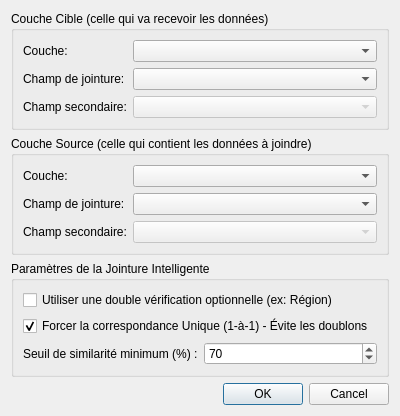
<?xml version="1.0" encoding="UTF-8"?>
<ui version="4.0">
 <class>SmartJoinDialogBase</class>
 <widget class="QDialog" name="SmartJoinDialogBase">
  <property name="geometry">
   <rect>
    <x>0</x>
    <y>0</y>
    <width>400</width>
    <height>350</height>
   </rect>
  </property>
  <property name="windowTitle">
   <string>Smart Join (Jointure Floue)</string>
  </property>
  <layout class="QVBoxLayout" name="verticalLayout">
   <item>
    <widget class="QGroupBox" name="groupBoxTarget">
     <property name="title">
      <string>Couche Cible (celle qui va recevoir les données)</string>
     </property>
     <layout class="QFormLayout" name="formLayoutTarget">
      <item row="0" column="0">
       <widget class="QLabel" name="label">
        <property name="text">
         <string>Couche:</string>
        </property>
       </widget>
      </item>
      <item row="0" column="1">
       <widget class="QgsMapLayerComboBox" name="mMapLayerComboBoxTarget"/>
      </item>
      <item row="1" column="0">
       <widget class="QLabel" name="label_2">
        <property name="text">
         <string>Champ de jointure:</string>
        </property>
       </widget>
      </item>
      <item row="1" column="1">
       <widget class="QgsFieldComboBox" name="mFieldComboBoxTarget"/>
      </item>
      <item row="2" column="0">
       <widget class="QLabel" name="label_target_sec">
        <property name="text">
         <string>Champ secondaire:</string>
        </property>
       </widget>
      </item>
      <item row="2" column="1">
       <widget class="QgsFieldComboBox" name="mFieldComboBoxTargetSecondary">
        <property name="enabled">
         <bool>false</bool>
        </property>
       </widget>
      </item>
     </layout>
    </widget>
   </item>
   <item>
    <widget class="QGroupBox" name="groupBoxSource">
     <property name="title">
      <string>Couche Source (celle qui contient les données à joindre)</string>
     </property>
     <layout class="QFormLayout" name="formLayoutSource">
      <item row="0" column="0">
       <widget class="QLabel" name="label_3">
        <property name="text">
         <string>Couche:</string>
        </property>
       </widget>
      </item>
      <item row="0" column="1">
       <widget class="QgsMapLayerComboBox" name="mMapLayerComboBoxSource"/>
      </item>
      <item row="1" column="0">
       <widget class="QLabel" name="label_4">
        <property name="text">
         <string>Champ de jointure:</string>
        </property>
       </widget>
      </item>
      <item row="1" column="1">
       <widget class="QgsFieldComboBox" name="mFieldComboBoxSource"/>
      </item>
      <item row="2" column="0">
       <widget class="QLabel" name="label_source_sec">
        <property name="text">
         <string>Champ secondaire:</string>
        </property>
       </widget>
      </item>
      <item row="2" column="1">
       <widget class="QgsFieldComboBox" name="mFieldComboBoxSourceSecondary">
        <property name="enabled">
         <bool>false</bool>
        </property>
       </widget>
      </item>
     </layout>
    </widget>
   </item>
   <item>
    <widget class="QGroupBox" name="groupBoxSettings">
     <property name="title">
      <string>Paramètres de la Jointure Intelligente</string>
     </property>
     <layout class="QVBoxLayout" name="verticalLayout_settings">
      <item>
       <widget class="QCheckBox" name="checkBoxSecondary">
        <property name="text">
         <string>Utiliser une double vérification optionnelle (ex: Région)</string>
        </property>
       </widget>
      </item>
      <item>
       <widget class="QCheckBox" name="checkBoxOneToOne">
        <property name="text">
         <string>Forcer la correspondance Unique (1-à-1) - Évite les doublons</string>
        </property>
        <property name="checked">
         <bool>true</bool>
        </property>
       </widget>
      </item>
      <item>
       <layout class="QHBoxLayout" name="horizontalLayout">
        <item>
         <widget class="QLabel" name="label_5">
          <property name="text">
           <string>Seuil de similarité minimum (%) :</string>
          </property>
         </widget>
        </item>
        <item>
         <widget class="QSpinBox" name="spinBoxThreshold">
          <property name="maximum">
           <number>100</number>
          </property>
          <property name="value">
           <number>70</number>
          </property>
         </widget>
        </item>
       </layout>
      </item>
     </layout>
    </widget>
   </item>
   <item>
    <spacer name="verticalSpacer">
     <property name="orientation">
      <enum>Qt::Vertical</enum>
     </property>
     <property name="sizeHint" stdset="0">
      <size>
       <width>20</width>
       <height>40</height>
      </size>
     </property>
    </spacer>
   </item>
   <item>
    <widget class="QDialogButtonBox" name="buttonBox">
     <property name="orientation">
      <enum>Qt::Horizontal</enum>
     </property>
     <property name="standardButtons">
      <set>QDialogButtonBox::Cancel|QDialogButtonBox::Ok</set>
     </property>
    </widget>
   </item>
  </layout>
 </widget>
 <customwidgets>
  <customwidget>
   <class>QgsFieldComboBox</class>
   <extends>QComboBox</extends>
   <header>qgsfieldcombobox.h</header>
  </customwidget>
  <customwidget>
   <class>QgsMapLayerComboBox</class>
   <extends>QComboBox</extends>
   <header>qgsmaplayercombobox.h</header>
  </customwidget>
 </customwidgets>
 <resources/>
 <connections>
  <connection>
   <sender>buttonBox</sender>
   <signal>accepted()</signal>
   <receiver>SmartJoinDialogBase</receiver>
   <slot>accept()</slot>
   <hints>
    <hint type="sourcelabel">
     <x>248</x>
     <y>254</y>
    </hint>
    <hint type="destinationlabel">
     <x>157</x>
     <y>274</y>
    </hint>
   </hints>
  </connection>
  <connection>
   <sender>buttonBox</sender>
   <signal>rejected()</signal>
   <receiver>SmartJoinDialogBase</receiver>
   <slot>reject()</slot>
   <hints>
    <hint type="sourcelabel">
     <x>316</x>
     <y>260</y>
    </hint>
    <hint type="destinationlabel">
     <x>286</x>
     <y>274</y>
    </hint>
   </hints>
  </connection>
 </connections>
</ui>
